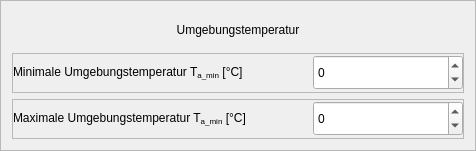
                  <widget class="QFrame" name="inv_amb_temp">
                   <property name="maximumSize">
                    <size>
                     <width>16777203</width>
                     <height>16777215</height>
                    </size>
                   </property>
                   <property name="focusPolicy">
                    <enum>Qt::StrongFocus</enum>
                   </property>
                   <property name="frameShape">
                    <enum>QFrame::StyledPanel</enum>
                   </property>
                   <property name="frameShadow">
                    <enum>QFrame::Raised</enum>
                   </property>
                   <layout class="QVBoxLayout" name="verticalLayout_19">
                    <item>
                     <widget class="QLabel" name="inv_amb_temp_header">
                      <property name="sizePolicy">
                       <sizepolicy hsizetype="Expanding" vsizetype="Expanding">
                        <horstretch>0</horstretch>
                        <verstretch>0</verstretch>
                       </sizepolicy>
                      </property>
                      <property name="minimumSize">
                       <size>
                        <width>0</width>
                        <height>35</height>
                       </size>
                      </property>
                      <property name="maximumSize">
                       <size>
                        <width>16777215</width>
                        <height>35</height>
                       </size>
                      </property>
                      <property name="text">
                       <string>Umgebungstemperatur</string>
                      </property>
                      <property name="alignment">
                       <set>Qt::AlignCenter</set>
                      </property>
                     </widget>
                    </item>
                    <item>
                     <widget class="QFrame" name="frame_51">
                      <property name="sizePolicy">
                       <sizepolicy hsizetype="Expanding" vsizetype="Expanding">
                        <horstretch>0</horstretch>
                        <verstretch>0</verstretch>
                       </sizepolicy>
                      </property>
                      <property name="minimumSize">
                       <size>
                        <width>0</width>
                        <height>40</height>
                       </size>
                      </property>
                      <property name="maximumSize">
                       <size>
                        <width>16777215</width>
                        <height>40</height>
                       </size>
                      </property>
                      <property name="frameShape">
                       <enum>QFrame::StyledPanel</enum>
                      </property>
                      <property name="frameShadow">
                       <enum>QFrame::Raised</enum>
                      </property>
                      <layout class="QHBoxLayout" name="horizontalLayout_47">
                       <property name="spacing">
                        <number>0</number>
                       </property>
                       <property name="leftMargin">
                        <number>0</number>
                       </property>
                       <property name="topMargin">
                        <number>0</number>
                       </property>
                       <property name="rightMargin">
                        <number>0</number>
                       </property>
                       <property name="bottomMargin">
                        <number>0</number>
                       </property>
                       <item alignment="Qt::AlignRight">
                        <widget class="QLabel" name="T_ambient_min_lbl">
                         <property name="sizePolicy">
                          <sizepolicy hsizetype="Expanding" vsizetype="Expanding">
                           <horstretch>0</horstretch>
                           <verstretch>0</verstretch>
                          </sizepolicy>
                         </property>
                         <property name="minimumSize">
                          <size>
                           <width>300</width>
                           <height>35</height>
                          </size>
                         </property>
                         <property name="maximumSize">
                          <size>
                           <width>300</width>
                           <height>35</height>
                          </size>
                         </property>
                         <property name="text">
                          <string>&lt;html&gt;&lt;head/&gt;&lt;body&gt;&lt;p&gt;Minimale Umgebungstemperatur T&lt;span style=&quot; vertical-align:sub;&quot;&gt;a_min&lt;/span&gt; [°C]&lt;/p&gt;&lt;/body&gt;&lt;/html&gt;</string>
                         </property>
                        </widget>
                       </item>
                       <item>
                        <widget class="QDoubleSpinBox" name="T_ambient_min_sbox">
                         <property name="sizePolicy">
                          <sizepolicy hsizetype="Expanding" vsizetype="Expanding">
                           <horstretch>0</horstretch>
                           <verstretch>0</verstretch>
                          </sizepolicy>
                         </property>
                         <property name="minimumSize">
                          <size>
                           <width>150</width>
                           <height>35</height>
                          </size>
                         </property>
                         <property name="maximumSize">
                          <size>
                           <width>150</width>
                           <height>35</height>
                          </size>
                         </property>
                         <property name="decimals">
                          <number>0</number>
                         </property>
                         <property name="minimum">
                          <double>-1000.000000000000000</double>
                         </property>
                         <property name="maximum">
                          <double>1000.000000000000000</double>
                         </property>
                        </widget>
                       </item>
                      </layout>
                     </widget>
                    </item>
                    <item>
                     <widget class="QFrame" name="frame_50">
                      <property name="sizePolicy">
                       <sizepolicy hsizetype="Expanding" vsizetype="Expanding">
                        <horstretch>0</horstretch>
                        <verstretch>0</verstretch>
                       </sizepolicy>
                      </property>
                      <property name="minimumSize">
                       <size>
                        <width>0</width>
                        <height>40</height>
                       </size>
                      </property>
                      <property name="maximumSize">
                       <size>
                        <width>16777215</width>
                        <height>40</height>
                       </size>
                      </property>
                      <property name="frameShape">
                       <enum>QFrame::StyledPanel</enum>
                      </property>
                      <property name="frameShadow">
                       <enum>QFrame::Raised</enum>
                      </property>
                      <layout class="QHBoxLayout" name="horizontalLayout_46">
                       <property name="spacing">
                        <number>0</number>
                       </property>
                       <property name="leftMargin">
                        <number>0</number>
                       </property>
                       <property name="topMargin">
                        <number>0</number>
                       </property>
                       <property name="rightMargin">
                        <number>0</number>
                       </property>
                       <property name="bottomMargin">
                        <number>0</number>
                       </property>
                       <item alignment="Qt::AlignRight">
                        <widget class="QLabel" name="T_ambient_max_lbl">
                         <property name="sizePolicy">
                          <sizepolicy hsizetype="Expanding" vsizetype="Expanding">
                           <horstretch>0</horstretch>
                           <verstretch>0</verstretch>
                          </sizepolicy>
                         </property>
                         <property name="minimumSize">
                          <size>
                           <width>300</width>
                           <height>35</height>
                          </size>
                         </property>
                         <property name="maximumSize">
                          <size>
                           <width>300</width>
                           <height>35</height>
                          </size>
                         </property>
                         <property name="text">
                          <string>&lt;html&gt;&lt;head/&gt;&lt;body&gt;&lt;p&gt;Maximale Umgebungstemperatur T&lt;span style=&quot; vertical-align:sub;&quot;&gt;a_min&lt;/span&gt; [°C]&lt;/p&gt;&lt;/body&gt;&lt;/html&gt;</string>
                         </property>
                        </widget>
                       </item>
                       <item>
                        <widget class="QDoubleSpinBox" name="T_ambient_max_sbox">
                         <property name="sizePolicy">
                          <sizepolicy hsizetype="Expanding" vsizetype="Expanding">
                           <horstretch>0</horstretch>
                           <verstretch>0</verstretch>
                          </sizepolicy>
                         </property>
                         <property name="minimumSize">
                          <size>
                           <width>150</width>
                           <height>35</height>
                          </size>
                         </property>
                         <property name="maximumSize">
                          <size>
                           <width>150</width>
                           <height>35</height>
                          </size>
                         </property>
                         <property name="decimals">
                          <number>0</number>
                         </property>
                         <property name="minimum">
                          <double>-1000.000000000000000</double>
                         </property>
                         <property name="maximum">
                          <double>1000.000000000000000</double>
                         </property>
                        </widget>
                       </item>
                      </layout>
                     </widget>
                    </item>
                   </layout>
                  </widget>
